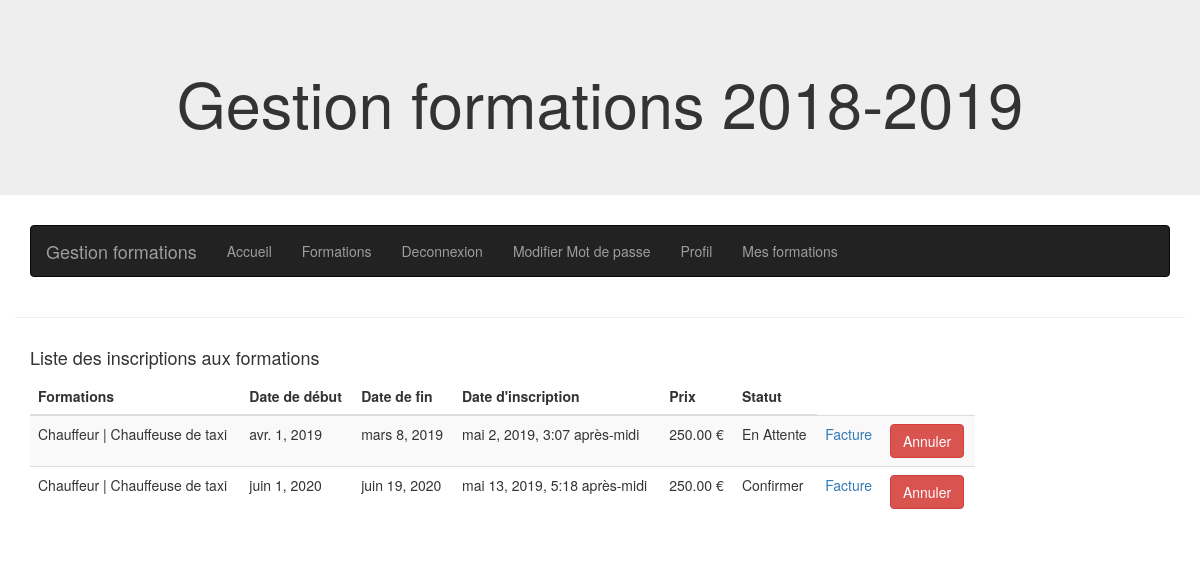
Screenshot of /training/my_training/ (signed in) with the database file from the repository.
### booking/models.py (models this page shows, shortened)
class RegistrationSession(models.Model):
    session=models.ForeignKey(Session,verbose_name='Session',on_delete=models.CASCADE)
    student=models.ForeignKey(Profile,verbose_name='Etudiant',on_delete=models.CASCADE,limit_choices_to={'user_type': 1})
    date_of_registration=models.DateTimeField(verbose_name="Date d' inscription",auto_now=True,null=True)
    STATUS = (
            (1, 'En Attente'),
            (2, 'Confirmer'),
            (3, 'Annuler'),
        )
    status = models.PositiveSmallIntegerField(verbose_name='Statut',choices=STATUS,default=1)
    class Meta:
        verbose_name="Inscription à une session"
        verbose_name_plural='Inscription aux sessions'
    """
    Méthode qui permet de savoir le nombre de place déja réservée pour une session determinée.
    """
    """
    Méthode qui permet de voir le nombre de place disponible
    pour une session de formation transmise en paramètre.

    """

### training/models.py (models this page shows, shortened)
class Session(models.Model):
    date_of_begin=models.DateField(verbose_name='Date de début',null=True)
    date_of_finish=models.DateField(verbose_name='Date de fin',null=True)
    seats_max=models.IntegerField(verbose_name='Nombre de places',null=True)
    training = models.ForeignKey(Training, on_delete=models.CASCADE)
    teacher = models.ForeignKey(Profile, on_delete=models.CASCADE, verbose_name='Formateur',
                                limit_choices_to={'user_type': 2},default=2)
    full=models.BooleanField(verbose_name='Complet',default=False)
    class Meta:
        verbose_name='Session'
        verbose_name_plural = 'Sessions'

class Training(models.Model):
    name=models.CharField(verbose_name='Nom de la formation', max_length=150)
    description=models.TextField(verbose_name='Description')
    price=models.DecimalField(verbose_name='Prix',max_digits=6,decimal_places=2)
    category=models.ForeignKey(Category,on_delete=models.CASCADE, verbose_name='Catégorie')
    number_hours=models.IntegerField(verbose_name='Nombre d''heures')
    class Meta:
        verbose_name='Formation'
        verbose_name_plural = 'Formations'

### training/views.py (the view)
# urls.py: path('my_training/',views.my_training,name='my_training'),
def my_training(request):
    current_user=request.user.profile
    booking_user=RegistrationSession.objects.filter(student=current_user).exclude(status=3)
    return render(request,'training/my_training.html',{'booking_user':booking_user})

### training/templates/training/my_training.html (shortened to what this page needs)
{% extends 'base.html' %}
{% load crispy_forms_tags %}
{% block content %}
<div class="container">
    <div class="row">
        <div class="col-sm-10">
            <h4>Liste des inscriptions aux formations</h4>
            {% if not booking_user %}
                <p>Vous n'avez pas d'inscription ! </p>
            {% else %}
                <table class="table table-striped">
                      <thead>
                        <tr>
                          <th scope="col">Formations</th>
                          <th scope="col">Date de début</th>
                          <th scope="col">Date de fin</th>
                          <th scope="col">Date d'inscription</th>
                          <th scope="col">Prix</th>
                          <th scope="col">Statut</th>
                        </tr>
                      </thead>
                      <tbody>
                            {% for booking in booking_user  %}
                                <tr>
                                    <form class="update_status" method="POST" action="{% url 'training:update_registration' id_registration=booking.pk %}">
                                        <td>{{booking.session.training.name}}</td>
                                        <td>{{booking.session.date_of_begin}}</td>
                                        <td>{{booking.session.date_of_finish}}</td>
                                        <td>{{booking.date_of_registration}}</td>
                                        <td>{{booking.session.training.price}} €</td>
                                        <td>{{booking.get_status_display}}</td>
                                        <td><a href="{% url 'billing:print_invoice' id_session=booking.session.pk %}">Facture</a></td>
                                        <td><input type="submit" class="btn btn-danger" value="Annuler"></td>
                                    </form>
                                </tr>
                            {% endfor%}
                      </tbody>
                </table>
            {% endif %}
        </div>
    </div>
</div>
{% endblock content %}

### templates/base.html (shortened to what this page needs)
<!DOCTYPE html>
<html lang="fr">
<head>
    <link rel="stylesheet" href="https://maxcdn.bootstrapcdn.com/bootstrap/3.4.0/css/bootstrap.min.css">
</head>
<body>
      <div class="jumbotron text-center">
          <div>
              <h1>Gestion formations 2018-2019</h1>
          </div>
      </div>
    <div class="container">
        {% include 'nav.html'%}
    </div>
        <div class="container">
              <div class="row justify-content-center">
                <div class="col-8">
                  <hr class="mt-0 mb-4">
                  {% block content %}
                  {% endblock %}
                </div>
              </div>
        </div>
</body>
</html>

### templates/nav.html
<nav class="navbar navbar-inverse">
  <div class="container-fluid">
    <div class="navbar-header">
      <a class="navbar-brand" href="{% url 'home:home' %}">Gestion formations</a>
    </div>
    <ul class="nav navbar-nav">
      <li><a href="{% url 'home:home' %}">Accueil</a></li>
      <li><a href="{% url 'training:list_training' %}">Formations</a></li>
      <li><a href="{% url 'logout' %}">Deconnexion</a>  </li>
      {% if request.user.is_authenticated and not request.user.is_superuser %}
        <li><a href="{% url 'change_password'%}">Modifier Mot de passe</a></li>
        <li><a href="{% url 'edit_profile'%}">Profil</a></li>
        {% if request.user.profile.user_type == 1 %}
          <li><a href="{% url 'training:my_training' %}">Mes formations</a></li>
        {% elif request.user.profile.user_type == 2 %}
          <li><a href="{% url 'teacher:courses_teacher' %}">Mes cours</a></li>
        {% endif %}
      {% else %}
        <li><a href="{% url 'sign_up'%}">Inscription</a></li>
        <li><a href="{% url 'login' %}">Connexion</a></li>
      {% endif %}
    </ul>
  </div>
</nav>

### rows the page displays
RegistrationSession: session.training.name "Chauffeur | Chauffeuse de taxi", session.date_of_begin "avr. 1, 2019", session.date_of_finish "mars 8, 2019", date_of_registration "mai 2, 2019, 3:07 après-midi", session.training.price "250.00", status "En Attente"
RegistrationSession: session.training.name "Chauffeur | Chauffeuse de taxi", session.date_of_begin "juin 1, 2020", session.date_of_finish "juin 19, 2020", date_of_registration "mai 13, 2019, 5:18 après-midi", session.training.price "250.00", status "Confirmer"
